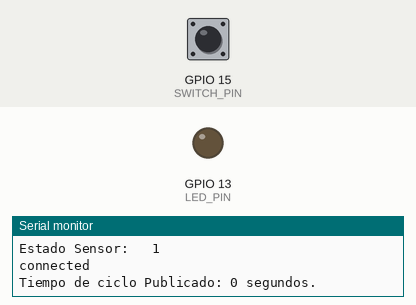
A program run on a simulated ESP32. Parts: output pins drawn as LEDs (lit = HIGH), the last lines printed to the serial monitor. Inputs (shaded band) come from the test bench; at power-on: GPIO 15 (SWITCH_PIN) HIGH. WiFi joins after 1.5 s; servers stay silent unless stated; the local clock reads 2024-03-15 10:24:30 at power-on unless the program sets it; no MQTT or app messages arrive unless stated.

Above: at 2.7 s.
2.8 s: GPIO 15 (SWITCH_PIN) pulled LOW for 0.15 s
4.5 s: GPIO 15 (SWITCH_PIN) pulled LOW for 1 s
At 16.7 s:
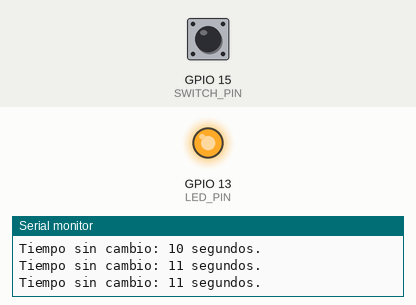
Timing chart, 0 to 17.0 s (numbered marks = the images above; inputs shaded):
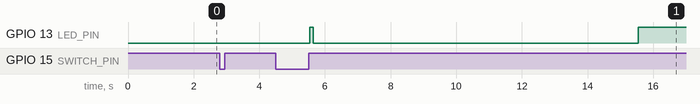

Measured:
- after the input at 4.5 s, GPIO 13 (LED_PIN): LOW → HIGH after 1.0 s instead of 8.5 s

The program:

main.cpp
```cpp
#include <Arduino.h>
#include "freertos/FreeRTOS.h"
#include "freertos/task.h"
#include "freertos/semphr.h"
#include <WiFi.h>
#include <PubSubClient.h>
#include <string.h>

#define LED_PIN 13
#define SWITCH_PIN 15

#define TIEMPO_CICLO 5000 // Tiempo del ciclo esperado para el molde en ms
#define CICLOS_FALLIDOS_PERMITIDOS 2
#define MAIN_TOPIC "Inyectoras"
#define NUM_MAQUINA "Inyectora_1"

#define MSG_BUFFER_SIZE (40)

// --- Configuración WiFi  ---
const char *ssid = "Farmaplast";
const char *password = "FPfpnetwork10";
// --- Configuración MQTT ---
const char *mqtt_device = "TTGO_Juan";    // Nombre del dispositivo MQTT
const char *mqtt_server = "10.0.201.128"; // IP del broker MQTT
// --- Configuración NTP ---
const char *ntpServer1 = "time.google.com";
const char *ntpServer2 = "co.pool.ntp.org";
const char *ntpServer3 = "time.cloudflare.com";
const long gmtOffset_sec = -5 * 3600; // Colombia
const int daylightOffset_sec = 0;
// --- Topics MQTT ---
char Topic_Tiempo_Ciclo[MSG_BUFFER_SIZE];
char Topic_Tiempo_Paro[MSG_BUFFER_SIZE];
// --- Colas FreeRTOS ---
QueueHandle_t cola_sensor;       // Envía lecturas del sensor de la maquina
QueueHandle_t cola_tiempo_ciclo; // Envía tiempo de ciclo medido
QueueHandle_t cola_tiempo_paro;  // Envía tiempo de paro detectado
QueueHandle_t cola_flg_paro;     // Envía banderas con detección de paro

WiFiClient espClient;
PubSubClient client(espClient);

// --------------------- Funciones varias ---------------------
void setup_wifi()
{
  delay(10);
  Serial.println();
  Serial.print("Conectando a ");
  Serial.println(ssid);

  WiFi.begin(ssid, password);
  Serial.print("Conectando a WiFi");
  while (WiFi.status() != WL_CONNECTED)
  {
    delay(500);
    Serial.print(".");
  }
  Serial.println("\nWiFi conectado");
  Serial.print("Dirección IP: ");
  Serial.println(WiFi.localIP());
}

void callback(char *topic, byte *payload, unsigned int length)
{
  Serial.print("Message arrived [");
  Serial.print(topic);
  Serial.print("] ");
  for (int ii = 0; ii < length; ii++)
  {
    Serial.print((char)payload[ii]);
  }
  Serial.println();
}

void reconnect()
{
  // Loop until we're reconnected
  while (!client.connected())
  {
    Serial.print("Attempting MQTT connection...");
    // Attempt to connect
    if (client.connect(mqtt_device))
    {
      // Once connected, publish an announcement...
      Serial.println("connected");
    }
    else
    {
      Serial.print("failed, rc=");
      Serial.print(client.state());
      Serial.println(" try again in 5 seconds");
      vTaskDelay(1000 / portTICK_PERIOD_MS); // Wait 1 second(s) before retrying
    }
  }
}

// --------------------- Tareas ---------------------
void leer_sensor(void *p)
{
  char estado_sensor = 0;
  while (1)
  {
    estado_sensor = digitalRead(SWITCH_PIN);
    xQueueSend(cola_sensor, &estado_sensor, portMAX_DELAY);
    vTaskDelay(100 / portTICK_PERIOD_MS); // Leer cada 100 ms
  }
}

void deteccion_paro(void *p)
{
  unsigned long tiempo_actual = xTaskGetTickCount() * portTICK_PERIOD_MS;
  unsigned long tiempo_ultimo_cambio = xTaskGetTickCount() * portTICK_PERIOD_MS;
  unsigned long tiempo_transcurrido = 0;
  unsigned long tiempo_ciclo = 0;
  unsigned long tiempo_ciclo_anterior = xTaskGetTickCount() * portTICK_PERIOD_MS;
  char estado_anterior = 0;
  char estado_actual = 0;
  char flg_estado_paro = 0;
  char flg_estado_paro_anterior = 0;

  struct tm tiempo_paro_maquina;

  while (1)
  {
    // Se recive el estado del sensor y se toma el tiempo actual
    xQueueReceive(cola_sensor, &estado_actual, portMAX_DELAY);
    tiempo_actual = xTaskGetTickCount() * portTICK_PERIOD_MS;

    if (estado_actual != estado_anterior) // Se detecta un cambio en el estado del sensor
    {
      if (estado_actual == 1)
      {
        tiempo_ciclo = tiempo_actual - tiempo_ciclo_anterior;
        tiempo_ciclo_anterior = tiempo_actual;
        xQueueSend(cola_tiempo_ciclo, &tiempo_ciclo, portMAX_DELAY);
      }

      estado_anterior = estado_actual;
      tiempo_ultimo_cambio = xTaskGetTickCount() * portTICK_PERIOD_MS;
      flg_estado_paro = 0;
      Serial.println("Cambio detectado en el sensor.");
      Serial.print("Estado Sensor: \t");
      Serial.println(estado_actual, DEC);
    }

    // Se verifica si ha pasado el tiempo permitido sin cambios en el sensor
    tiempo_transcurrido = tiempo_actual - tiempo_ultimo_cambio;
    if (tiempo_transcurrido >= (TIEMPO_CICLO * CICLOS_FALLIDOS_PERMITIDOS))
    {
      flg_estado_paro = 1;
    }
    else
    {
      flg_estado_paro = 0;
    }

    if (flg_estado_paro == 1)
    {
      if (flg_estado_paro_anterior == 0)
      {
        Serial.println("Se dectecto un paro de la máquina!");
        if (!getLocalTime(&tiempo_paro_maquina))
        {
          Serial.println("Error al obtener hora para tiempo de paro.");
        }
        xQueueSend(cola_tiempo_paro, &tiempo_paro_maquina, portMAX_DELAY);
      }
      Serial.print("Tiempo sin cambio: ");
      Serial.print(tiempo_transcurrido / 1000);
      Serial.println(" segundos.");
    }

    // Actualiza el estado de paro
    flg_estado_paro_anterior = flg_estado_paro;

    xQueueSend(cola_flg_paro, &flg_estado_paro, portMAX_DELAY);
    vTaskDelay(100 / portTICK_PERIOD_MS); // Comprobar cada 100 ms
  }
}

void controlar_led(void *p)
{
  char flg_recibida = 0;
  digitalWrite(LED_PIN, LOW); // Iniciar con LED apagado
  while (1)
  {
    xQueueReceive(cola_flg_paro, &flg_recibida, portMAX_DELAY);
    digitalWrite(LED_PIN, flg_recibida ? HIGH : LOW);
  }
}

void conexion_mqtt(void *p)
{
  while (1)
  {
    if (!client.connected())
      reconnect();
    client.loop();
    vTaskDelay(10 / portTICK_PERIOD_MS);
  }
}

void publish_mqtt(void *p)
{
  char msg_Tiempo_Ciclo[MSG_BUFFER_SIZE];
  char msg_Tiempo_Paro[MSG_BUFFER_SIZE];
  unsigned long tiempo_ciclo_recibido = 0;
  struct tm tiempo_paro_maquina;

  // Se crean los topics MQTT
  snprintf(Topic_Tiempo_Ciclo, MSG_BUFFER_SIZE, "%s/%s/tiempo_ciclo", MAIN_TOPIC, NUM_MAQUINA);
  snprintf(Topic_Tiempo_Paro, MSG_BUFFER_SIZE, "%s/%s/tiempo_paro", MAIN_TOPIC, NUM_MAQUINA);

  while (1)
  {
    // Si se completo un ciclo y se recibe el dato del tiempo de ciclo
    if (xQueueReceive(cola_tiempo_ciclo, &tiempo_ciclo_recibido, 0) == pdTRUE)
    {
      if (client.connected())
      {
        snprintf(msg_Tiempo_Ciclo, MSG_BUFFER_SIZE, "%d", tiempo_ciclo_recibido / 1000);
        client.publish(Topic_Tiempo_Ciclo, msg_Tiempo_Ciclo);
        Serial.print("Tiempo de ciclo Publicado: ");
        Serial.print(tiempo_ciclo_recibido / 1000);
        Serial.println(" segundos.");
      }
      else
      {
        Serial.println("No conectado a MQTT, no se pudo publicar el mensaje.");
      }
    }

    // Si se paro la maquina
    if (xQueueReceive(cola_tiempo_paro, &tiempo_paro_maquina, 0) == pdTRUE)
    {
      if (client.connected())
      {
        snprintf(msg_Tiempo_Paro, MSG_BUFFER_SIZE, "%04d-%02d-%02d %02d:%02d:%02d",
                 tiempo_paro_maquina.tm_year + 1900,
                 tiempo_paro_maquina.tm_mon + 1,
                 tiempo_paro_maquina.tm_mday,
                 tiempo_paro_maquina.tm_hour,
                 tiempo_paro_maquina.tm_min,
                 tiempo_paro_maquina.tm_sec);
        client.publish(Topic_Tiempo_Paro, msg_Tiempo_Paro);
        Serial.print("Tiempo de paro Publicado: ");
        Serial.println(msg_Tiempo_Paro);
      }
      else
      {
        Serial.println("No conectado a MQTT, no se pudo publicar el mensaje.");
      }
    }

    vTaskDelay(50 / portTICK_PERIOD_MS);
  }
}

void setup()
{
  // put your setup code here, to run once:
  Serial.begin(115200);
  pinMode(LED_PIN, OUTPUT);
  pinMode(SWITCH_PIN, INPUT);

  // --- Conexión WiFi ---
  setup_wifi();
  client.setServer(mqtt_server, 1883);
  client.setCallback(callback);

  // --- Configurar NTP ---
  configTime(gmtOffset_sec, daylightOffset_sec, ntpServer1, ntpServer2, ntpServer3);
  Serial.println("Sincronizando hora NTP...");
  struct tm timeinfo;
  if (getLocalTime(&timeinfo))
  {
    Serial.println(&timeinfo, "Hora sincronizada: %Y-%m-%d %H:%M:%S");
  }
  else
  {
    Serial.println("Error al obtener hora inicial.");
  }

  Serial.println("Inicializacion terminada.");

  // --- Crear colas ---
  cola_sensor = xQueueCreate(10, sizeof(char));
  cola_tiempo_ciclo = xQueueCreate(10, sizeof(unsigned long));
  cola_tiempo_paro = xQueueCreate(10, sizeof(struct tm));
  cola_flg_paro = xQueueCreate(10, sizeof(char));

  xTaskCreate(leer_sensor, "Lectura_Boton", configMINIMAL_STACK_SIZE * 10, NULL, 1, NULL);
  xTaskCreate(deteccion_paro, "Deteccion_Paro", configMINIMAL_STACK_SIZE * 10, NULL, 1, NULL);
  xTaskCreate(controlar_led, "Control_LED", configMINIMAL_STACK_SIZE * 10, NULL, 1, NULL);
  xTaskCreate(conexion_mqtt, "Conexion_MQTT", configMINIMAL_STACK_SIZE * 10, NULL, 3, NULL);
  xTaskCreate(publish_mqtt, "Publicar_MQTT", configMINIMAL_STACK_SIZE * 50, NULL, 2, NULL);
}

void loop()
{
  vTaskDelete(NULL);
}
```
